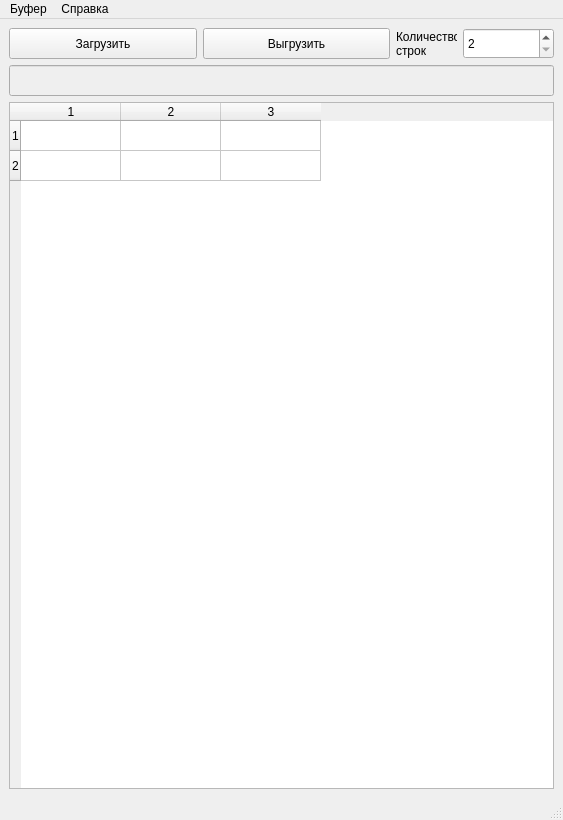
<?xml version="1.0" encoding="UTF-8"?>
<ui version="4.0">
 <class>MainWindow</class>
 <widget class="QMainWindow" name="MainWindow">
  <property name="geometry">
   <rect>
    <x>0</x>
    <y>0</y>
    <width>563</width>
    <height>820</height>
   </rect>
  </property>
  <property name="windowTitle">
   <string>Таблицы для Статики</string>
  </property>
  <widget class="QWidget" name="centralwidget">
   <layout class="QGridLayout" name="gridLayout">
    <item row="0" column="0">
     <widget class="QPushButton" name="buttonLoad">
      <property name="minimumSize">
       <size>
        <width>0</width>
        <height>31</height>
       </size>
      </property>
      <property name="text">
       <string>Загрузить</string>
      </property>
     </widget>
    </item>
    <item row="0" column="1">
     <widget class="QPushButton" name="buttonUnload">
      <property name="enabled">
       <bool>true</bool>
      </property>
      <property name="minimumSize">
       <size>
        <width>0</width>
        <height>31</height>
       </size>
      </property>
      <property name="text">
       <string>Выгрузить</string>
      </property>
     </widget>
    </item>
    <item row="0" column="2">
     <widget class="QLabel" name="labelCode_2">
      <property name="minimumSize">
       <size>
        <width>61</width>
        <height>31</height>
       </size>
      </property>
      <property name="maximumSize">
       <size>
        <width>61</width>
        <height>16777215</height>
       </size>
      </property>
      <property name="text">
       <string>Количество строк</string>
      </property>
      <property name="wordWrap">
       <bool>true</bool>
      </property>
     </widget>
    </item>
    <item row="0" column="3">
     <widget class="QSpinBox" name="boxCountTable">
      <property name="minimumSize">
       <size>
        <width>91</width>
        <height>31</height>
       </size>
      </property>
      <property name="maximumSize">
       <size>
        <width>91</width>
        <height>16777215</height>
       </size>
      </property>
      <property name="minimum">
       <number>2</number>
      </property>
      <property name="maximum">
       <number>990</number>
      </property>
      <property name="singleStep">
       <number>1</number>
      </property>
      <property name="value">
       <number>2</number>
      </property>
     </widget>
    </item>
    <item row="1" column="0" colspan="4">
     <widget class="QLineEdit" name="label1">
      <property name="enabled">
       <bool>false</bool>
      </property>
      <property name="minimumSize">
       <size>
        <width>300</width>
        <height>31</height>
       </size>
      </property>
      <property name="text">
       <string/>
      </property>
      <property name="cursorPosition">
       <number>0</number>
      </property>
      <property name="dragEnabled">
       <bool>false</bool>
      </property>
      <property name="readOnly">
       <bool>true</bool>
      </property>
     </widget>
    </item>
    <item row="2" column="0" colspan="4">
     <widget class="QTableWidget" name="table">
      <row>
       <property name="text">
        <string>1</string>
       </property>
      </row>
      <row>
       <property name="text">
        <string>2</string>
       </property>
      </row>
      <column>
       <property name="text">
        <string>1</string>
       </property>
      </column>
      <column>
       <property name="text">
        <string>2</string>
       </property>
      </column>
      <column>
       <property name="text">
        <string>3</string>
       </property>
      </column>
     </widget>
    </item>
   </layout>
  </widget>
  <widget class="QMenuBar" name="menubar">
   <property name="geometry">
    <rect>
     <x>0</x>
     <y>0</y>
     <width>563</width>
     <height>21</height>
    </rect>
   </property>
   <widget class="QMenu" name="menu">
    <property name="title">
     <string>Буфер</string>
    </property>
    <addaction name="menuLoad"/>
    <addaction name="menuUnload"/>
    <addaction name="menuExit"/>
   </widget>
   <widget class="QMenu" name="menu_2">
    <property name="title">
     <string>Справка</string>
    </property>
    <addaction name="menuAbout"/>
    <addaction name="menuQt"/>
   </widget>
   <addaction name="menu"/>
   <addaction name="menu_2"/>
  </widget>
  <widget class="QStatusBar" name="statusbar"/>
  <action name="menuLoad">
   <property name="text">
    <string>Загрузить</string>
   </property>
  </action>
  <action name="menuUnload">
   <property name="text">
    <string>Выгрузить</string>
   </property>
  </action>
  <action name="menuExit">
   <property name="text">
    <string>Выход</string>
   </property>
  </action>
  <action name="menuAbout">
   <property name="text">
    <string>О программе</string>
   </property>
  </action>
  <action name="menuQt">
   <property name="text">
    <string>O Qt</string>
   </property>
  </action>
 </widget>
 <resources/>
 <connections/>
</ui>
